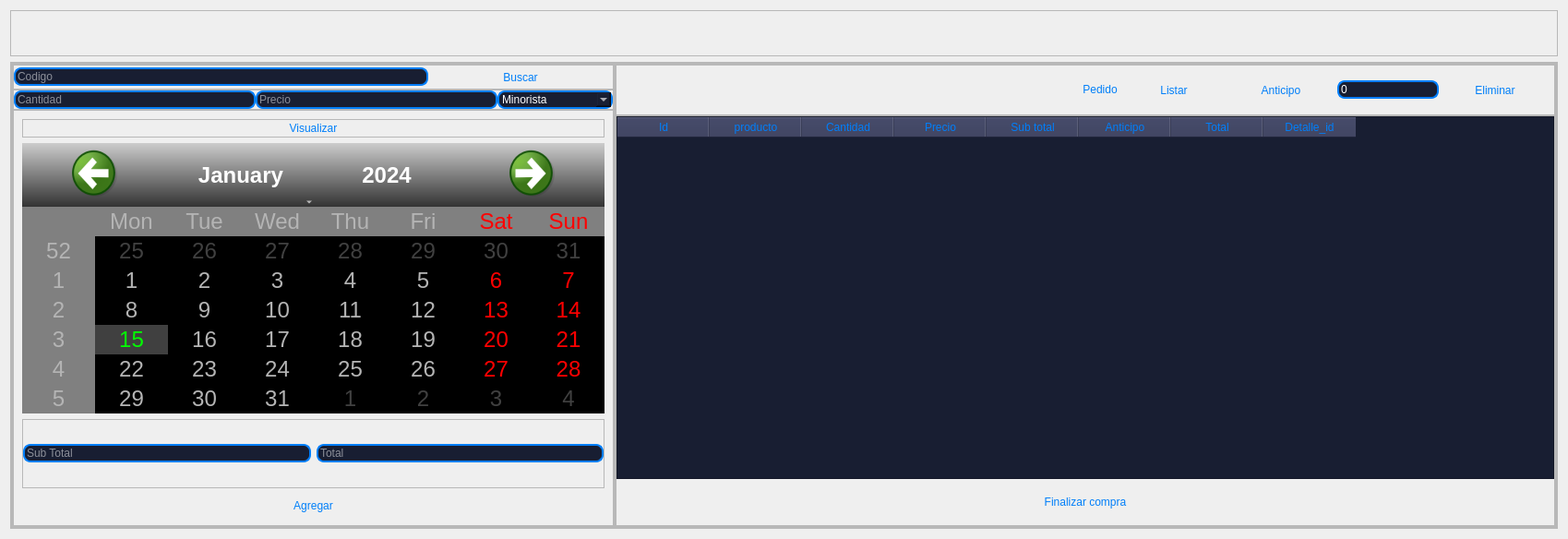
            <widget class="QWidget" name="page_venta_nuevo">
             <layout class="QVBoxLayout" name="verticalLayout_8">
              <item>
               <widget class="QFrame" name="frame_9">
                <property name="minimumSize">
                 <size>
                  <width>0</width>
                  <height>50</height>
                 </size>
                </property>
                <property name="maximumSize">
                 <size>
                  <width>16777215</width>
                  <height>50</height>
                 </size>
                </property>
                <property name="frameShape">
                 <enum>QFrame::StyledPanel</enum>
                </property>
                <property name="frameShadow">
                 <enum>QFrame::Raised</enum>
                </property>
                <layout class="QVBoxLayout" name="verticalLayout_9">
                 <property name="spacing">
                  <number>0</number>
                 </property>
                 <property name="leftMargin">
                  <number>0</number>
                 </property>
                 <property name="topMargin">
                  <number>0</number>
                 </property>
                 <property name="rightMargin">
                  <number>0</number>
                 </property>
                 <property name="bottomMargin">
                  <number>0</number>
                 </property>
                 <item>
                  <widget class="QLabel" name="label_nombre">
                   <property name="font">
                    <font>
                     <family>Microsoft Sans Serif</family>
                     <pointsize>16</pointsize>
                    </font>
                   </property>
                   <property name="styleSheet">
                    <string notr="true"/>
                   </property>
                   <property name="text">
                    <string/>
                   </property>
                   <property name="alignment">
                    <set>Qt::AlignCenter</set>
                   </property>
                   <property name="buddy">
                    <cstring></cstring>
                   </property>
                  </widget>
                 </item>
                </layout>
               </widget>
              </item>
              <item>
               <widget class="QFrame" name="frame_8">
                <property name="minimumSize">
                 <size>
                  <width>0</width>
                  <height>0</height>
                 </size>
                </property>
                <property name="maximumSize">
                 <size>
                  <width>16777215</width>
                  <height>16777215</height>
                 </size>
                </property>
                <property name="frameShape">
                 <enum>QFrame::StyledPanel</enum>
                </property>
                <property name="frameShadow">
                 <enum>QFrame::Raised</enum>
                </property>
                <layout class="QHBoxLayout" name="horizontalLayout_2">
                 <property name="spacing">
                  <number>0</number>
                 </property>
                 <property name="leftMargin">
                  <number>0</number>
                 </property>
                 <property name="topMargin">
                  <number>0</number>
                 </property>
                 <property name="rightMargin">
                  <number>0</number>
                 </property>
                 <property name="bottomMargin">
                  <number>0</number>
                 </property>
                 <item>
                  <widget class="QFrame" name="frame_venta_nuevo">
                   <property name="frameShape">
                    <enum>QFrame::StyledPanel</enum>
                   </property>
                   <property name="frameShadow">
                    <enum>QFrame::Raised</enum>
                   </property>
                   <layout class="QHBoxLayout" name="horizontalLayout_3">
                    <property name="spacing">
                     <number>0</number>
                    </property>
                    <property name="leftMargin">
                     <number>0</number>
                    </property>
                    <property name="topMargin">
                     <number>0</number>
                    </property>
                    <property name="rightMargin">
                     <number>0</number>
                    </property>
                    <property name="bottomMargin">
                     <number>0</number>
                    </property>
                    <item>
                     <widget class="QFrame" name="frame_venta_derecho">
                      <property name="minimumSize">
                       <size>
                        <width>475</width>
                        <height>0</height>
                       </size>
                      </property>
                      <property name="styleSheet">
                       <string notr="true">QLineEdit{
border: 2px solid  rgb(0,126,249);
border-radius: 8px;
color:rgb(255, 255, 255);
background-color:rgb(24, 30, 50);
font: 75 12pt&quot;Times New Roman&quot;;
}
QComboBox{
border: 2px solid  rgb(0,126,249);
border-radius: 8px;
color:rgb(255, 255, 255);
background-color:rgb(24, 30, 50);
font: 75 12pt&quot;Times New Roman&quot;;
}
QPushButton{
border-top-left-radius:20p;
color: rgb(0,126,249);
font: 77 10pt &quot;Gadugi&quot;;
border-radius: 5px;
}
QPushButton:hover{
background-color: qlineargradient(spread:pad, x1:0, y1:0.505682, x2:1, y2:0.477, stop:0 rgba(11, 131, 120, 219), stop:1 rgba(85, 98, 112, 226));
}</string>
                      </property>
                      <property name="frameShape">
                       <enum>QFrame::StyledPanel</enum>
                      </property>
                      <property name="frameShadow">
                       <enum>QFrame::Raised</enum>
                      </property>
                      <layout class="QVBoxLayout" name="verticalLayout_10">
                       <property name="spacing">
                        <number>0</number>
                       </property>
                       <property name="leftMargin">
                        <number>0</number>
                       </property>
                       <property name="topMargin">
                        <number>0</number>
                       </property>
                       <property name="rightMargin">
                        <number>0</number>
                       </property>
                       <property name="bottomMargin">
                        <number>0</number>
                       </property>
                       <item>
                        <widget class="QFrame" name="frame_13">
                         <property name="maximumSize">
                          <size>
                           <width>16777215</width>
                           <height>45</height>
                          </size>
                         </property>
                         <property name="styleSheet">
                          <string notr="true"/>
                         </property>
                         <property name="frameShape">
                          <enum>QFrame::StyledPanel</enum>
                         </property>
                         <property name="frameShadow">
                          <enum>QFrame::Raised</enum>
                         </property>
                         <layout class="QHBoxLayout" name="horizontalLayout_6">
                          <property name="spacing">
                           <number>0</number>
                          </property>
                          <property name="leftMargin">
                           <number>0</number>
                          </property>
                          <property name="topMargin">
                           <number>0</number>
                          </property>
                          <property name="rightMargin">
                           <number>0</number>
                          </property>
                          <property name="bottomMargin">
                           <number>0</number>
                          </property>
                          <item>
                           <widget class="QLineEdit" name="lnx_op_codigo">
                            <property name="maximumSize">
                             <size>
                              <width>16777215</width>
                              <height>16777215</height>
                             </size>
                            </property>
                            <property name="inputMask">
                             <string/>
                            </property>
                            <property name="text">
                             <string/>
                            </property>
                            <property name="placeholderText">
                             <string>Codigo </string>
                            </property>
                           </widget>
                          </item>
                          <item>
                           <widget class="QPushButton" name="btn_buscar">
                            <property name="minimumSize">
                             <size>
                              <width>200</width>
                              <height>25</height>
                             </size>
                            </property>
                            <property name="text">
                             <string>Buscar</string>
                            </property>
                           </widget>
                          </item>
                         </layout>
                        </widget>
                       </item>
                       <item>
                        <widget class="QFrame" name="frame_14">
                         <property name="maximumSize">
                          <size>
                           <width>16777215</width>
                           <height>45</height>
                          </size>
                         </property>
                         <property name="styleSheet">
                          <string notr="true"/>
                         </property>
                         <property name="frameShape">
                          <enum>QFrame::StyledPanel</enum>
                         </property>
                         <property name="frameShadow">
                          <enum>QFrame::Raised</enum>
                         </property>
                         <layout class="QHBoxLayout" name="horizontalLayout_5">
                          <property name="spacing">
                           <number>0</number>
                          </property>
                          <property name="leftMargin">
                           <number>0</number>
                          </property>
                          <property name="topMargin">
                           <number>0</number>
                          </property>
                          <property name="rightMargin">
                           <number>0</number>
                          </property>
                          <property name="bottomMargin">
                           <number>0</number>
                          </property>
                          <item>
                           <widget class="QLineEdit" name="label_cantidad">
                            <property name="maximumSize">
                             <size>
                              <width>16777215</width>
                              <height>16777215</height>
                             </size>
                            </property>
                            <property name="placeholderText">
                             <string>Cantidad</string>
                            </property>
                           </widget>
                          </item>
                          <item>
                           <widget class="QLineEdit" name="label_costo">
                            <property name="maximumSize">
                             <size>
                              <width>16777215</width>
                              <height>16777215</height>
                             </size>
                            </property>
                            <property name="placeholderText">
                             <string>Precio</string>
                            </property>
                           </widget>
                          </item>
                          <item>
                           <widget class="QComboBox" name="cb_min">
                            <property name="minimumSize">
                             <size>
                              <width>125</width>
                              <height>0</height>
                             </size>
                            </property>
                            <property name="styleSheet">
                             <string notr="true">border: 2px solid  rgb(0,126,249);
border-radius: 8px;
color:rgb(255, 255, 255);
background-color:rgb(24, 30, 50);
font: 75 12pt&quot;Times New Roman&quot;;</string>
                            </property>
                            <item>
                             <property name="text">
                              <string>Minorista</string>
                             </property>
                            </item>
                            <item>
                             <property name="text">
                              <string>Mayorista</string>
                             </property>
                            </item>
                           </widget>
                          </item>
                         </layout>
                        </widget>
                       </item>
                       <item>
                        <widget class="QFrame" name="frame_15">
                         <property name="styleSheet">
                          <string notr="true"/>
                         </property>
                         <property name="frameShape">
                          <enum>QFrame::StyledPanel</enum>
                         </property>
                         <property name="frameShadow">
                          <enum>QFrame::Raised</enum>
                         </property>
                         <layout class="QVBoxLayout" name="verticalLayout_13">
                          <item>
                           <widget class="QFrame" name="frame_19">
                            <property name="minimumSize">
                             <size>
                              <width>0</width>
                              <height>20</height>
                             </size>
                            </property>
                            <property name="frameShape">
                             <enum>QFrame::StyledPanel</enum>
                            </property>
                            <property name="frameShadow">
                             <enum>QFrame::Raised</enum>
                            </property>
                            <layout class="QHBoxLayout" name="horizontalLayout_10">
                             <property name="spacing">
                              <number>0</number>
                             </property>
                             <property name="leftMargin">
                              <number>0</number>
                             </property>
                             <property name="topMargin">
                              <number>0</number>
                             </property>
                             <property name="rightMargin">
                              <number>0</number>
                             </property>
                             <property name="bottomMargin">
                              <number>0</number>
                             </property>
                             <item>
                              <widget class="QPushButton" name="btn_visualizar_venta">
                               <property name="text">
                                <string>Visualizar</string>
                               </property>
                              </widget>
                             </item>
                            </layout>
                           </widget>
                          </item>
                          <item>
                           <widget class="QCalendarWidget" name="calendario_pedido">
                            <property name="styleSheet">
                             <string notr="true">QCalendarWidget QToolButton {
  	height: 60px;
  	width: 150px;
  	color: white;
  	font-size: 24px;
  	icon-size: 56px, 56px;
  	background-color: qlineargradient(x1:0, y1:0, x2:0, y2:1, stop: 0 #cccccc, stop: 1 #333333);
  }
  QCalendarWidget QMenu {
  	width: 150px;
  	left: 20px;
  	color: white;
  	font-size: 18px;
  	background-color: rgb(100, 100, 100);
  }
  QCalendarWidget QSpinBox { 
  	width: 150px; 
  	font-size:24px; 
  	color: white; 
  	background-color: qlineargradient(x1:0, y1:0, x2:0, y2:1, stop: 0 #cccccc, stop: 1 #333333); 
  	selection-background-color: rgb(136, 136, 136);
  	selection-color: rgb(255, 255, 255);
  }
  QCalendarWidget QSpinBox::up-button { subcontrol-origin: border;  subcontrol-position: top right;  width:65px; }
  QCalendarWidget QSpinBox::down-button {subcontrol-origin: border; subcontrol-position: bottom right;  width:65px;}
  QCalendarWidget QSpinBox::up-arrow { width:56px;  height:56px; }
  QCalendarWidget QSpinBox::down-arrow { width:56px;  height:56px; }
   
  /* header row */
  QCalendarWidget QWidget { alternate-background-color: rgb(128, 128, 128); }
   
  /* normal days */
  QCalendarWidget QAbstractItemView:enabled 
  {
  	font-size:24px;  
  	color: rgb(180, 180, 180);  
  	background-color: black;  
  	selection-background-color: rgb(64, 64, 64); 
  	selection-color: rgb(0, 255, 0); 
  }
   
  /* days in other months */
  /* navigation bar */
QCalendarWidget QWidget#qt_calendar_navigationbar
{ 
  background-color: qlineargradient(x1:0, y1:0, x2:0, y2:1, stop: 0 #cccccc, stop: 1 #333333); 
}

QCalendarWidget QAbstractItemView:disabled 
{ 
color: rgb(64, 64, 64); 
}</string>
                            </property>
                           </widget>
                          </item>
                          <item>
                           <widget class="QFrame" name="frame_18">
                            <property name="minimumSize">
                             <size>
                              <width>0</width>
                              <height>75</height>
                             </size>
                            </property>
                            <property name="frameShape">
                             <enum>QFrame::StyledPanel</enum>
                            </property>
                            <property name="frameShadow">
                             <enum>QFrame::Raised</enum>
                            </property>
                            <layout class="QHBoxLayout" name="horizontalLayout_9">
                             <property name="leftMargin">
                              <number>0</number>
                             </property>
                             <property name="topMargin">
                              <number>0</number>
                             </property>
                             <property name="rightMargin">
                              <number>0</number>
                             </property>
                             <property name="bottomMargin">
                              <number>0</number>
                             </property>
                             <item>
                              <widget class="QLineEdit" name="label_sub_total">
                               <property name="placeholderText">
                                <string>Sub Total</string>
                               </property>
                              </widget>
                             </item>
                             <item>
                              <widget class="QLineEdit" name="label_total">
                               <property name="placeholderText">
                                <string>Total</string>
                               </property>
                              </widget>
                             </item>
                            </layout>
                           </widget>
                          </item>
                          <item>
                           <widget class="QPushButton" name="btn_agregar_venta">
                            <property name="minimumSize">
                             <size>
                              <width>0</width>
                              <height>25</height>
                             </size>
                            </property>
                            <property name="text">
                             <string>Agregar</string>
                            </property>
                           </widget>
                          </item>
                         </layout>
                        </widget>
                       </item>
                      </layout>
                     </widget>
                    </item>
                    <item>
                     <widget class="QFrame" name="frame_venta_izquierdo">
                      <property name="minimumSize">
                       <size>
                        <width>759</width>
                        <height>0</height>
                       </size>
                      </property>
                      <property name="styleSheet">
                       <string notr="true">QLineEdit{
border: 2px solid  rgb(0,126,249);
border-radius: 8px;
color:rgb(255, 255, 255);
background-color:rgb(24, 30, 50);
font: 75 12pt&quot;Times New Roman&quot;;
}
QComboBox{
border: 2px solid  rgb(0,126,249);
border-radius: 8px;
color:rgb(255, 255, 255);
background-color:rgb(24, 30, 50);
font: 75 12pt&quot;Times New Roman&quot;;
}
QPushButton{
border-top-left-radius:20p;
color: rgb(0,126,249);
font: 77 10pt &quot;Gadugi&quot;;
border-radius: 5px;
}
QPushButton:hover{
background-color: qlineargradient(spread:pad, x1:0, y1:0.505682, x2:1, y2:0.477, stop:0 rgba(11, 131, 120, 219), stop:1 rgba(85, 98, 112, 226));
}</string>
                      </property>
                      <property name="frameShape">
                       <enum>QFrame::StyledPanel</enum>
                      </property>
                      <property name="frameShadow">
                       <enum>QFrame::Raised</enum>
                      </property>
                      <layout class="QVBoxLayout" name="verticalLayout_11">
                       <property name="spacing">
                        <number>0</number>
                       </property>
                       <property name="leftMargin">
                        <number>0</number>
                       </property>
                       <property name="topMargin">
                        <number>0</number>
                       </property>
                       <property name="rightMargin">
                        <number>0</number>
                       </property>
                       <property name="bottomMargin">
                        <number>0</number>
                       </property>
                       <item>
                        <widget class="QFrame" name="frame_10">
                         <property name="minimumSize">
                          <size>
                           <width>0</width>
                           <height>35</height>
                          </size>
                         </property>
                         <property name="styleSheet">
                          <string notr="true"/>
                         </property>
                         <property name="frameShape">
                          <enum>QFrame::StyledPanel</enum>
                         </property>
                         <property name="frameShadow">
                          <enum>QFrame::Raised</enum>
                         </property>
                         <layout class="QHBoxLayout" name="horizontalLayout_7">
                          <item>
                           <spacer name="horizontalSpacer">
                            <property name="orientation">
                             <enum>Qt::Horizontal</enum>
                            </property>
                            <property name="sizeHint" stdset="0">
                             <size>
                              <width>496</width>
                              <height>20</height>
                             </size>
                            </property>
                           </spacer>
                          </item>
                          <item>
                           <widget class="QPushButton" name="btn_pedido">
                            <property name="text">
                             <string>Pedido</string>
                            </property>
                           </widget>
                          </item>
                          <item>
                           <widget class="QPushButton" name="btn_listar_ventas">
                            <property name="minimumSize">
                             <size>
                              <width>110</width>
                              <height>35</height>
                             </size>
                            </property>
                            <property name="text">
                             <string>Listar</string>
                            </property>
                           </widget>
                          </item>
                          <item>
                           <widget class="QPushButton" name="pushButton_5">
                            <property name="minimumSize">
                             <size>
                              <width>110</width>
                              <height>25</height>
                             </size>
                            </property>
                            <property name="text">
                             <string>Anticipo</string>
                            </property>
                           </widget>
                          </item>
                          <item>
                           <widget class="QLineEdit" name="lnx_anticipo">
                            <property name="text">
                             <string>0</string>
                            </property>
                            <property name="placeholderText">
                             <string>Anticipo</string>
                            </property>
                           </widget>
                          </item>
                          <item>
                           <widget class="QPushButton" name="pushButton_6">
                            <property name="minimumSize">
                             <size>
                              <width>110</width>
                              <height>25</height>
                             </size>
                            </property>
                            <property name="text">
                             <string>Eliminar</string>
                            </property>
                           </widget>
                          </item>
                         </layout>
                        </widget>
                       </item>
                       <item>
                        <widget class="QFrame" name="frame_11">
                         <property name="styleSheet">
                          <string notr="true"/>
                         </property>
                         <property name="frameShape">
                          <enum>QFrame::StyledPanel</enum>
                         </property>
                         <property name="frameShadow">
                          <enum>QFrame::Raised</enum>
                         </property>
                         <layout class="QVBoxLayout" name="verticalLayout_12">
                          <property name="spacing">
                           <number>0</number>
                          </property>
                          <property name="leftMargin">
                           <number>0</number>
                          </property>
                          <property name="topMargin">
                           <number>0</number>
                          </property>
                          <property name="rightMargin">
                           <number>0</number>
                          </property>
                          <property name="bottomMargin">
                           <number>0</number>
                          </property>
                          <item>
                           <widget class="QTableWidget" name="table_form_venta">
                            <property name="styleSheet">
                             <string notr="true">QHeaderView
{
Fondo: transparente; 
background-color: rgb(24, 30, 50);
border-top-left-radius:20p;
color: rgb(0,126,249);
font: 77 10pt &quot;Gadugi&quot;;
}

QHeaderView:hover
{
background-color: rgb(46, 51, 84);
border-top-left-radius:20p;
}
QHeaderView:section
{
background-color: rgb(46, 51, 84);
border-top-left-radius:20p;
padding: 2px;
font-size:11 pt;

}
QTableWidget{
background-color: rgb(24, 30, 50);
gridline-color: rgb(24, 30, 50);
font-size: 11pt;
border-top-left-radius:20p;
color: rgb(0,126,249);
font: 77 10pt &quot;Gadugi&quot;;
}
QTableWidgetQTableCornerButton::section{
background-color: rgb(46, 51, 84);
border: 1px solid rgb(0,126,249);
}
QTableView QTableCornerButton::section {
background-color: rgb(46, 51, 84);
border: 1px solid rgb(0, 126, 249);
}</string>
                            </property>
                            <column>
                             <property name="text">
                              <string>Id</string>
                             </property>
                            </column>
                            <column>
                             <property name="text">
                              <string>producto</string>
                             </property>
                            </column>
                            <column>
                             <property name="text">
                              <string>Cantidad</string>
                             </property>
                            </column>
                            <column>
                             <property name="text">
                              <string>Precio</string>
                             </property>
                            </column>
                            <column>
                             <property name="text">
                              <string>Sub total</string>
                             </property>
                            </column>
                            <column>
                             <property name="text">
                              <string>Anticipo</string>
                             </property>
                            </column>
                            <column>
                             <property name="text">
                              <string>Total</string>
                             </property>
                            </column>
                            <column>
                             <property name="text">
                              <string>Detalle_id</string>
                             </property>
                            </column>
                           </widget>
                          </item>
                          <item>
                           <widget class="QPushButton" name="btn_finaliza_compra">
                            <property name="minimumSize">
                             <size>
                              <width>0</width>
                              <height>50</height>
                             </size>
                            </property>
                            <property name="text">
                             <string>Finalizar compra</string>
                            </property>
                           </widget>
                          </item>
                         </layout>
                        </widget>
                       </item>
                      </layout>
                     </widget>
                    </item>
                   </layout>
                  </widget>
                 </item>
                </layout>
               </widget>
              </item>
             </layout>
            </widget>
